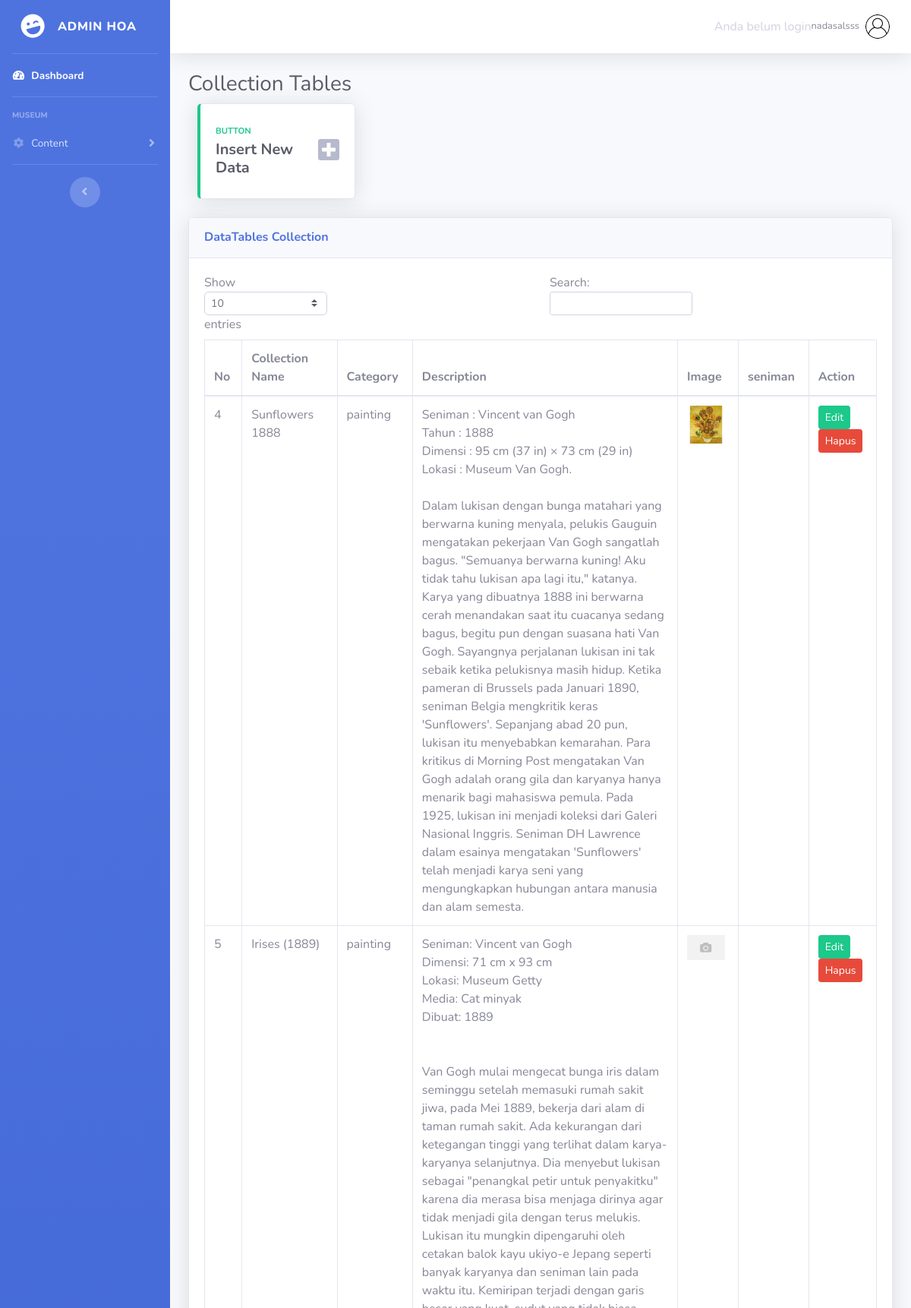
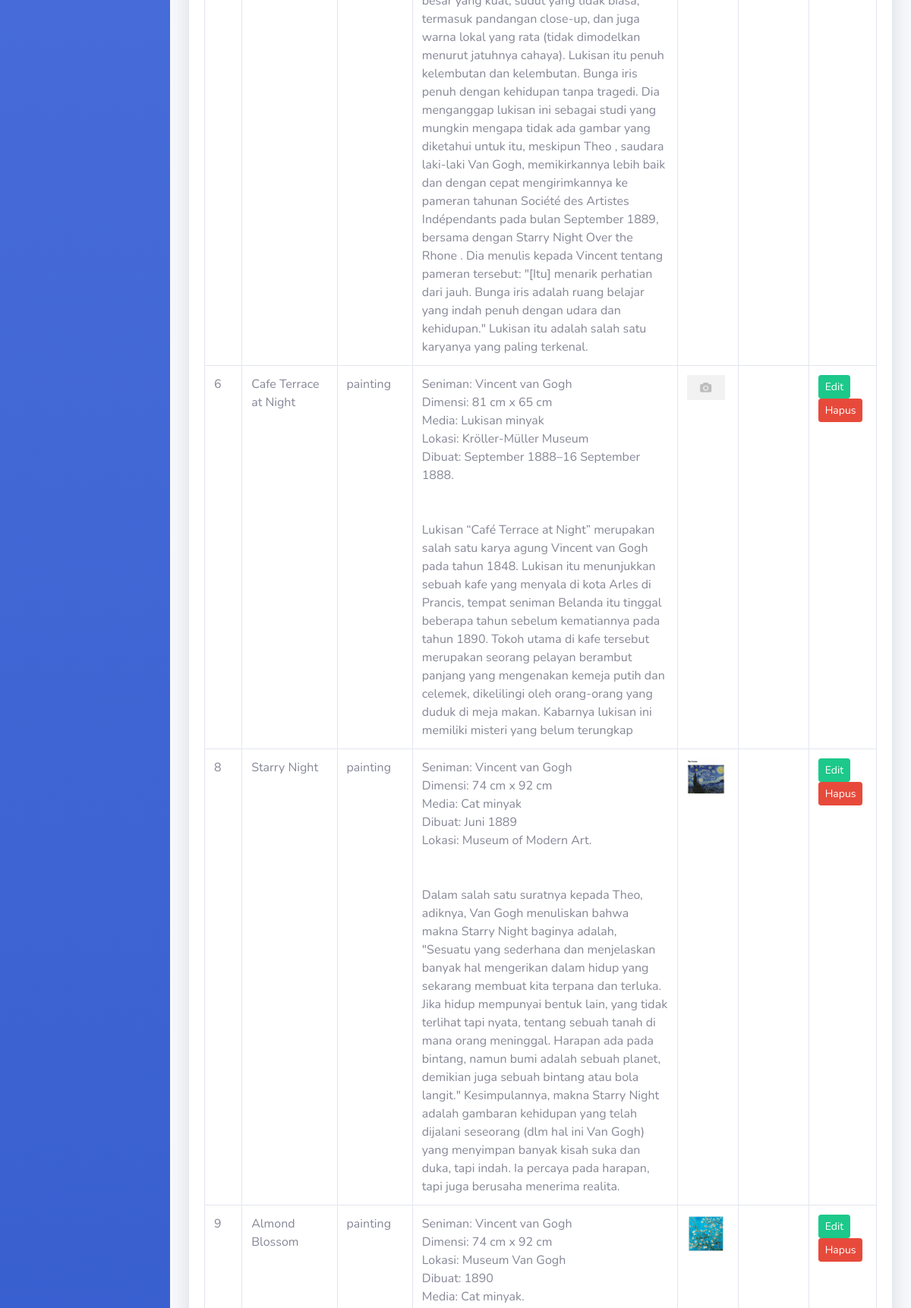
Page /dev/_collection.php (signed in, upper part) on the committed database (2 pictures, top to bottom).
### tables this page shows
CREATE TABLE `koleksi` (
  `col_id` int(10) NOT NULL,
  `name_col` varchar(256) NOT NULL,
  `desc_col` text NOT NULL,
  `category_col` varchar(20) NOT NULL,
  `image_col` text NOT NULL,
  `notes` text NOT NULL
);

### dev/_collection.php (the view, shortened to what this page needs)
<!DOCTYPE html>
<html lang="en">
<head>
    <?php include('page/header.php');?>
</head>
<body id="page-top">
    <div id="wrapper">
        <?php include('page/sidebar.php');?>
        <div id="content-wrapper" class="d-flex flex-column">
            <div id="content">
                <?php include('page/topbar.php');?>
                <div class="container-fluid">
                    <h1 class="h3 mb-2 text-gray-800">Collection Tables</h1>
                    <div class="col-xl-3 col-md-6 mb-4">
                        <div class="card border-left-success shadow h-100 py-2">
                            <div class="card-body">
                                <div class="row no-gutters align-items-center">
                                    <div class="col mr-2">
                                        <div class="text-xs font-weight-bold text-success text-uppercase mb-1">
                                            Button</div>
                                        <div class="h5 mb-0 font-weight-bold text-gray-800">Insert New Data</div>
                                    </div>
                                    <div class="col-auto">
                                        <a href="_insert.php"><i class="fas fa-plus-square fa-2x text-gray-500"></i></a>
                                    </div>
                                </div>
                            </div>
                        </div>
                    </div>
                    <div class="card shadow mb-4">
                        <div class="card-header py-3">
                            <h6 class="m-0 font-weight-bold text-primary">DataTables Collection</h6>
                        </div>
                        <div class="card-body">
                            <div class="table-responsive">
                                <table class="table table-bordered" id="dataTable" width="100%" cellspacing="0">
                                    <thead>
                                        <tr>
                                            <th>No</th>
                                            <th>Collection Name</th>
                                            <th>Category</th>
                                            <th>Description</th>
                                            <th>Image</th>
                                            <th>seniman</th>
                                            <th>Action</th>
                                        </tr>
                                    </thead>
                                    <tbody>
                                        <?php
                                            $db = new mysqli("localhost","root","","museum");
                                            $result = mysqli_query($db, "SELECT * FROM koleksi");
                                            while ($data = mysqli_fetch_array($result)) {
                                                ?>
                                                <tr>
                                                    <td><?php echo $data['col_id']; ?></td>
                                                    <td><?php echo $data['name_col']; ?></td>
                                                    <td><?php echo $data['category_col']?></td>
                                                    <td><?php echo $data['desc_col']?></td>
                                                    <td><img onerror="imgError(this)" <?php echo "src=\"../assets/img/sbd/".$data['image_col']."\" width=\"50\""?> ></td>
                                                    <td><?php echo $data['seniman']; ?> </td>
                                                    <?php echo " <td><a class=\"btn btn-sm btn-success btn-fill\" href=\"_edit.php?id=".$data['col_id']."\">Edit</a> <a class=\"btn btn-sm btn-danger btn-fill\" href=\"proses/proses-delete-collection.php?id=".$data['col_id']."\" onclick=\"return confirm('Apakah anda yakin akan menghapus data ini?')\">Hapus</a></td> ";?>
                                                </tr>
                                                <?php
                                            }
                                        ?>
                                    </tbody>
                                </table>
                            </div>
                        </div>
                    </div>
                </div>
            </div>
        </div>
    </div>
</body>
</html>

### rows in the picture
koleksi: col_id "4", name_col "Sunflowers 1888", category_col "painting", desc_col "Seniman : Vincent van Gogh Tahun : 1888 Dimensi : 95 cm (37 in) × 73 cm (29 in) Lokasi : Museum Van Gogh. Dalam lukisan dengan bunga matahari yang berwarna kuning menyala, pelukis Gauguin mengatakan pekerjaan Van Gogh sangatlah bagus. \"Semuanya berwarna kuning! Aku tidak tahu lukisan apa lagi itu,\" katanya. Karya yang dibuatnya 1888 ini berwarna cerah menandakan saat itu cuacanya sedang bagus, begitu pun dengan suasana hati Van Gogh. Sayangnya perjalanan lukisan ini tak sebaik ketika pelukisnya masih hidup. Ketika pameran di Brussels pada Januari 1890, seniman Belgia mengkritik keras 'Sunflowers'. Sepanjang abad 20 pun, lukisan itu menyebabkan kemarahan. Para kritikus di Morning Post…", image_col (picture)
koleksi: col_id "5", name_col "Irises (1889)", category_col "painting", desc_col "Seniman: Vincent van Gogh Dimensi: 71 cm x 93 cm Lokasi: Museum Getty Media: Cat minyak Dibuat: 1889 Van Gogh mulai mengecat bunga iris dalam seminggu setelah memasuki rumah sakit jiwa, pada Mei 1889, bekerja dari alam di taman rumah sakit. Ada kekurangan dari ketegangan tinggi yang terlihat dalam karya-karyanya selanjutnya. Dia menyebut lukisan sebagai \"penangkal petir untuk penyakitku\" karena dia merasa bisa menjaga dirinya agar tidak menjadi gila dengan terus melukis. Lukisan itu mungkin dipengaruhi oleh cetakan balok kayu ukiyo-e Jepang seperti banyak karyanya dan seniman lain pada waktu itu. Kemiripan terjadi dengan garis besar yang kuat, sudut yang tidak biasa, termasuk pandangan…"
koleksi: col_id "6", name_col "Cafe Terrace at Night", category_col "painting", desc_col "Seniman: Vincent van Gogh Dimensi: 81 cm x 65 cm Media: Lukisan minyak Lokasi: Kröller-Müller Museum Dibuat: September 1888–16 September 1888. Lukisan “Café Terrace at Night” merupakan salah satu karya agung Vincent van Gogh pada tahun 1848. Lukisan itu menunjukkan sebuah kafe yang menyala di kota Arles di Prancis, tempat seniman Belanda itu tinggal beberapa tahun sebelum kematiannya pada tahun 1890. Tokoh utama di kafe tersebut merupakan seorang pelayan berambut panjang yang mengenakan kemeja putih dan celemek, dikelilingi oleh orang-orang yang duduk di meja makan. Kabarnya lukisan ini memiliki misteri yang belum terungkap"
koleksi: col_id "8", name_col "Starry Night", category_col "painting", desc_col "Seniman: Vincent van Gogh Dimensi: 74 cm x 92 cm Media: Cat minyak Dibuat: Juni 1889 Lokasi: Museum of Modern Art. Dalam salah satu suratnya kepada Theo, adiknya, Van Gogh menuliskan bahwa makna Starry Night baginya adalah, \"Sesuatu yang sederhana dan menjelaskan banyak hal mengerikan dalam hidup yang sekarang membuat kita terpana dan terluka. Jika hidup mempunyai bentuk lain, yang tidak terlihat tapi nyata, tentang sebuah tanah di mana orang meninggal. Harapan ada pada bintang, namun bumi adalah sebuah planet, demikian juga sebuah bintang atau bola langit.\" Kesimpulannya, makna Starry Night adalah gambaran kehidupan yang telah dijalani seseorang (dlm hal ini Van Gogh) yang menyimpan banyak…", image_col (picture)
koleksi: col_id "9", name_col "Almond Blossom", category_col "painting", desc_col "Seniman: Vincent van Gogh Dimensi: 74 cm x 92 cm Lokasi: Museum Van Gogh Dibuat: 1890 Media: Cat minyak.", image_col (picture)

### other values in the picture
$_SESSION['username'] "nadasalsss"
